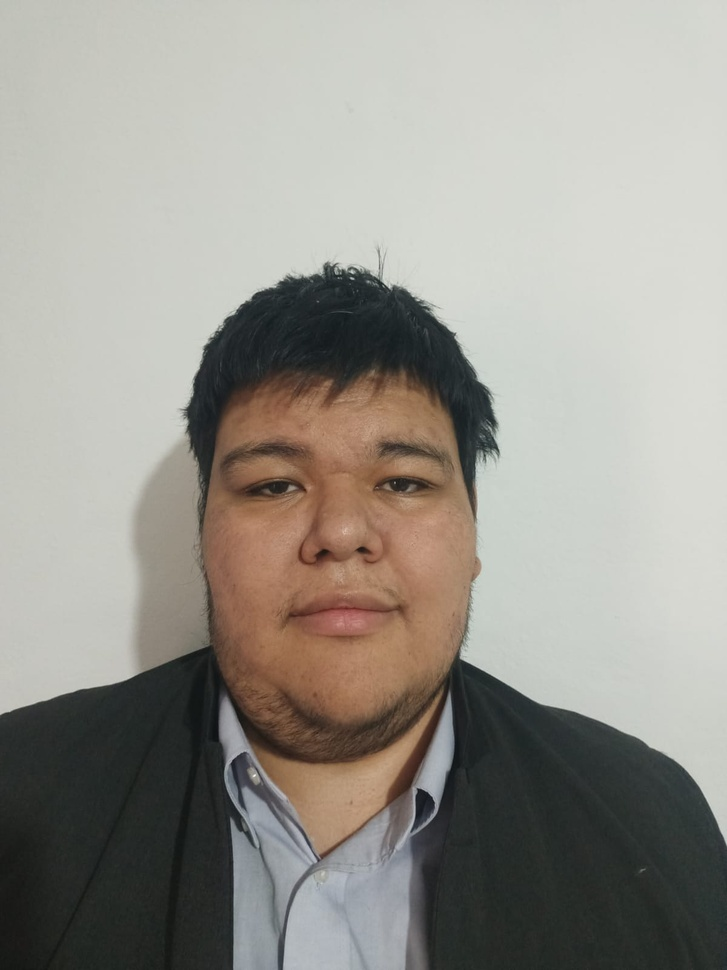
#> input picture img/Me.jpg, 727 x 970 px, shrunk from 1200 x 1600 before the run
$ python -i tecnicas_ajuste.py   (imports and definitions only)
#> lines starting #> are read from the running program, lines starting #| are printed output that depends on the picture
#> further down, picture is the input picture: shape (970, 727, 3); mean B, G, R 142.3, 149.6, 152.5
"""
Técnicas de Ajuste de Histograma
Implementa funciones de transformación para ajustar brillo y contraste
"""

import numpy as np
import cv2
from typing import Tuple


# [265 lines left out: functions funcion_potencia, correccion_gamma, desplazamiento_histograma, contraccion_histograma, expansion_histograma, expansion_histograma_percentil and 2 more, not called in this run]


def transformacion_logaritmica(imagen: np.ndarray, c: float = 1.0) -> Tuple[np.ndarray, np.ndarray, np.ndarray]:
    """
    Transformación logarítmica: s = c * log(1 + r)
    Expande valores oscuros y comprime valores claros.

    Args:
        imagen: Imagen en escala de grises
        c: Constante de escala

    Returns:
        Tupla (imagen_transformada, histograma_original, histograma_transformado)
    """
#> called with c = 1
    if len(imagen.shape) == 3:
        imagen_gray = cv2.cvtColor(imagen, cv2.COLOR_BGR2GRAY)
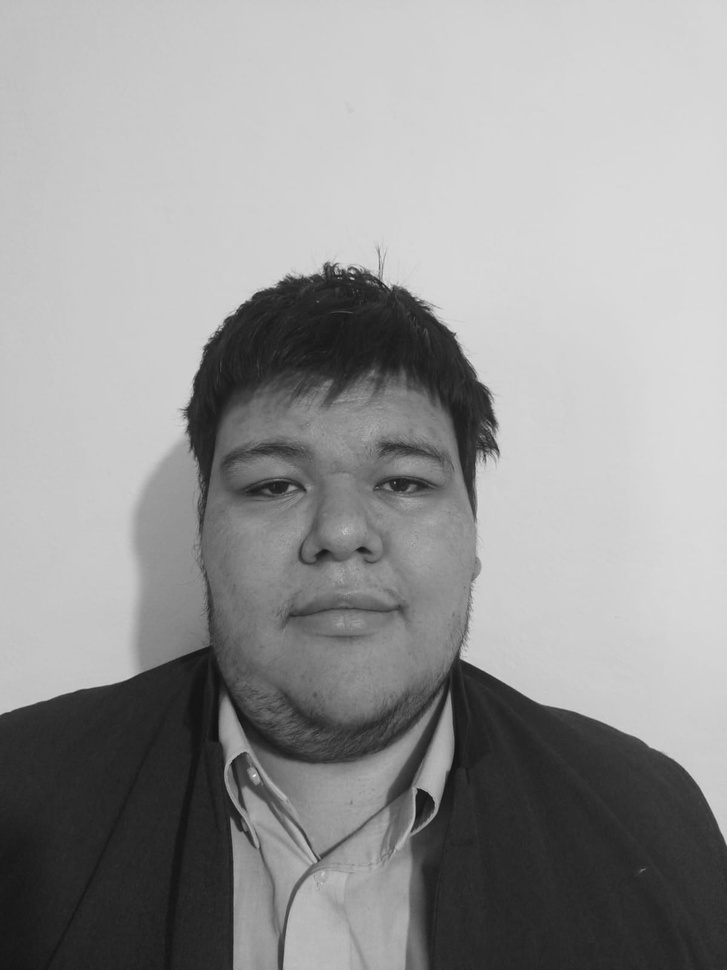
#> imagen_gray: shape (970, 727); min 16, max 252, mean 149.7
    else:
        imagen_gray = imagen.copy()

    # Histograma original
    hist_original = cv2.calcHist([imagen_gray], [0], None, [256], [0, 256]).flatten()
#> hist_original = 256 values, max 31620 at index 214, min 0 at index 0, mean 2754.6

    # Aplicar transformación logarítmica
    imagen_float = imagen_gray.astype(np.float32)
    imagen_transformada = c * np.log(1 + imagen_float)
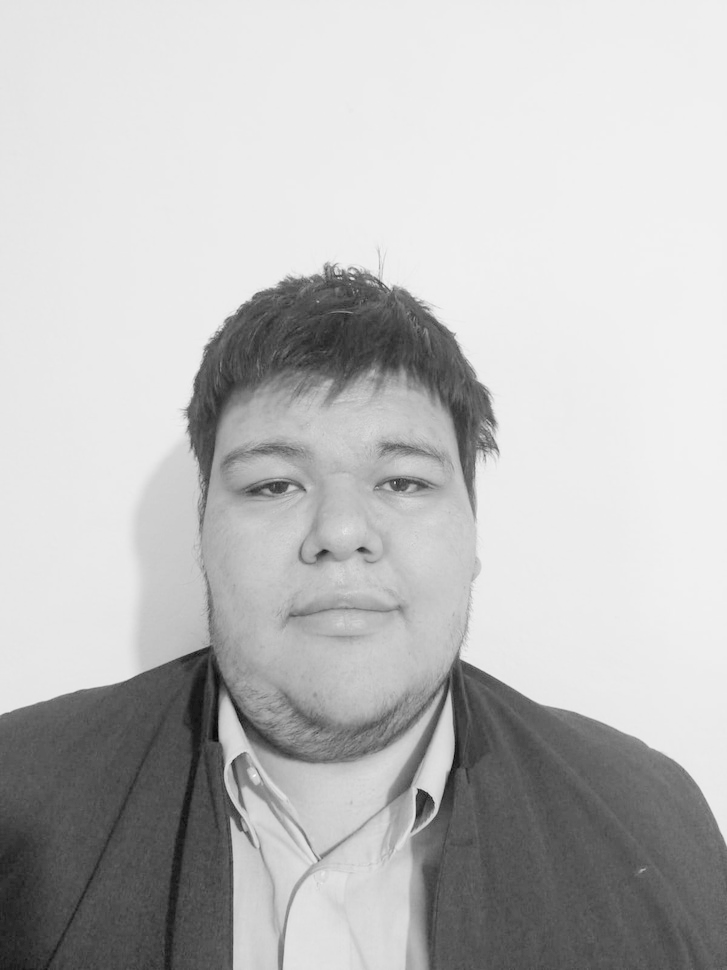
#> imagen_transformada: shape (970, 727) float32; min 2.83, max 5.53, mean 4.83; drawn with min black and max white

    # Normalizar al rango [0, 255]
    imagen_transformada = cv2.normalize(imagen_transformada, None, 0, 255, cv2.NORM_MINMAX)
    imagen_transformada = imagen_transformada.astype(np.uint8)

    # Histograma transformado
    hist_transformado = cv2.calcHist([imagen_transformada], [0], None, [256], [0, 256]).flatten()
#> hist_transformado = 256 values, max 50593 at index 236, min 0 at index 1, mean 2754.6

    return imagen_transformada, hist_original, hist_transformado

>>> import cv2
>>> picture = cv2.imread('../img/Me.jpg')
>>> result = transformacion_logaritmica(picture)
